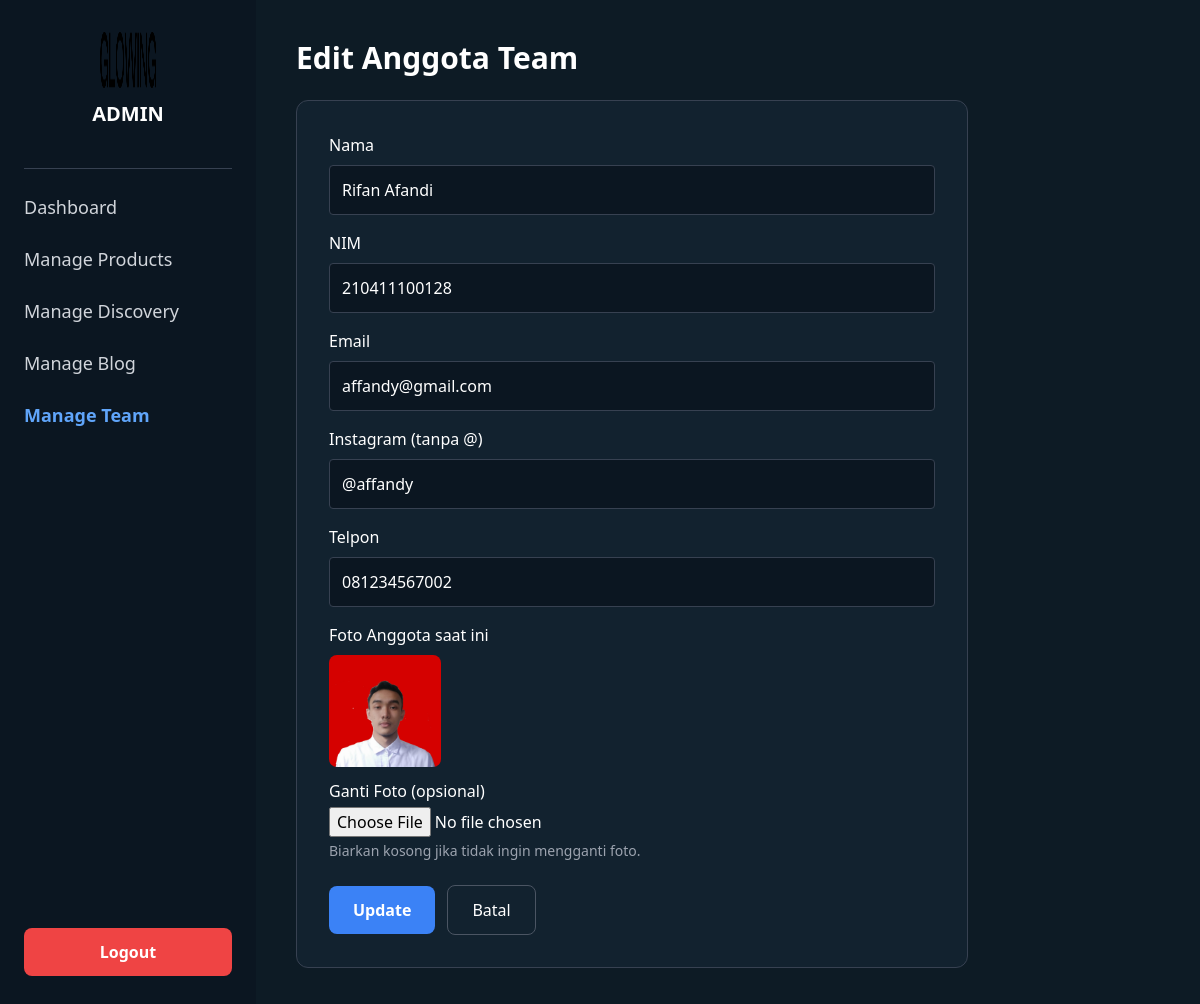
Page /admin/team/edit.php?id=2 (signed in) on the committed database.
### tables this page shows
CREATE TABLE `team` (
  `id` int NOT NULL,
  `name` varchar(100) NOT NULL,
  `nim` varchar(50) NOT NULL,
  `image` varchar(255) NOT NULL,
  `email` varchar(150) DEFAULT NULL,
  `instagram` varchar(150) DEFAULT NULL,
  `telpon` varchar(50) DEFAULT NULL
);

### admin/team/edit.php (the view, shortened to what this page needs)
<?php
include '../../config.php';
$id = isset($_GET['id']) ? (int) $_GET['id'] : 0;
$stmt = $conn->prepare("SELECT * FROM team WHERE id = ?");
$stmt->bind_param("i", $id);
$stmt->execute();
$res = $stmt->get_result();
$data = $res->fetch_assoc();
$name      = isset($data['name']) ? $data['name'] : '';
$nim       = isset($data['nim']) ? $data['nim'] : '';
$email     = isset($data['email']) ? $data['email'] : '';
$instagram = isset($data['instagram']) ? $data['instagram'] : '';
$telpon    = isset($data['telpon']) ? $data['telpon'] : '';
$image     = isset($data['image']) ? $data['image'] : '';
?>
<!DOCTYPE html>
<html lang="id">
<head>
    <script src="https://cdn.tailwindcss.com"></script>
</head>
<body class="bg-[#0d1b25] text-white min-h-screen flex">
    <aside class="w-64 bg-[#0b1621] h-screen px-6 py-8 flex flex-col fixed left-0 top-0">
        <div class="flex flex-col items-center space-y-3 mb-10">
            <img src="../../assets/img/logo.png" class="w-14 h-14" alt="logo">
            <h1 class="font-bold text-xl">ADMIN</h1>
        </div>
        <div class="border-b border-gray-700 mb-6"></div>
        <nav class="flex-grow space-y-6 text-lg">
            <a href="../index.php" class="text-gray-300 hover:text-white block">Dashboard</a>
            <a href="../product/index.php" class="text-gray-300 hover:text-white block">Manage Products</a>
            <a href="../discovery/index.php" class="text-gray-300 hover:text-white block">Manage Discovery</a>
            <a href="../blog/index.php" class="text-gray-300 hover:text-white block">Manage Blog</a>
            <a href="index.php" class="text-blue-400 font-semibold block">Manage Team</a>
        </nav>
        <a href="../../logout.php"
           class="mt-auto bg-red-500 text-white px-6 py-3 rounded-lg font-semibold text-center block">
           Logout
        </a>
    </aside>
    <main class="flex-1 p-10 ml-64">
        <h2 class="text-3xl font-bold mb-6">Edit Anggota Team</h2>
        <form action="update.php" method="POST" enctype="multipart/form-data"
              class="bg-[#12222f] p-8 rounded-xl border border-gray-700 w-full max-w-2xl">
            <div class="mb-4">
                <label class="block mb-1">Nama</label>
                <input type="text" name="name" required
                       value="<?= htmlspecialchars($name) ?>"
                       class="mt-1 w-full p-3 rounded bg-[#0b1621] border border-gray-700 text-white">
            </div>
            <div class="mb-4">
                <label class="block mb-1">NIM</label>
                <input type="text" name="nim" required
                       value="<?= htmlspecialchars($nim) ?>"
                       class="mt-1 w-full p-3 rounded bg-[#0b1621] border border-gray-700 text-white">
            </div>
            <div class="mb-4">
                <label class="block mb-1">Email</label>
                <input type="email" name="email"
                       value="<?= htmlspecialchars($email) ?>"
                       class="mt-1 w-full p-3 rounded bg-[#0b1621] border border-gray-700 text-white">
            </div>
            <div class="mb-4">
                <label class="block mb-1">Instagram (tanpa @)</label>
                <input type="text" name="instagram"
                       value="<?= htmlspecialchars($instagram) ?>"
                       class="mt-1 w-full p-3 rounded bg-[#0b1621] border border-gray-700 text-white">
            </div>
            <div class="mb-4">
                <label class="block mb-1">Telpon</label>
                <input type="text" name="telpon"
                       value="<?= htmlspecialchars($telpon) ?>"
                       class="mt-1 w-full p-3 rounded bg-[#0b1621] border border-gray-700 text-white">
            </div>
            <div class="mb-6">
                <label class="block mb-2">Foto Anggota saat ini</label>
                <?php if (!empty($image) && file_exists(__DIR__ . '/../../images/' . $image)) : ?>
                    <img src="../../images/<?= htmlspecialchars($image) ?>" alt="foto" class="w-28 h-28 object-cover rounded-lg mb-3">
                <?php else: ?>
                    <div class="w-28 h-28 bg-gray-700 flex items-center justify-center rounded-lg mb-3 text-sm">
                        No Image
                    </div>
                <?php endif; ?>
                <label class="block mb-1">Ganti Foto (opsional)</label>
                <input type="file" name="image" class="w-full text-white">
                <p class="text-sm text-gray-400 mt-1">Biarkan kosong jika tidak ingin mengganti foto.</p>
            </div>
            <div class="flex items-center gap-3">
                <button type="submit"
                        class="bg-blue-500 hover:bg-blue-600 px-6 py-3 rounded-lg font-semibold">
                    Update
                </button>
                <a href="index.php" class="inline-block px-6 py-3 border border-gray-600 rounded-lg">
                    Batal
                </a>
            </div>
        </form>
    </main>
</body>
</html>

### rows in the picture
team: name "Rifan Afandi", nim "210411100128", email "affandy@gmail.com", instagram "@affandy", telpon "081234567002", image (picture)
